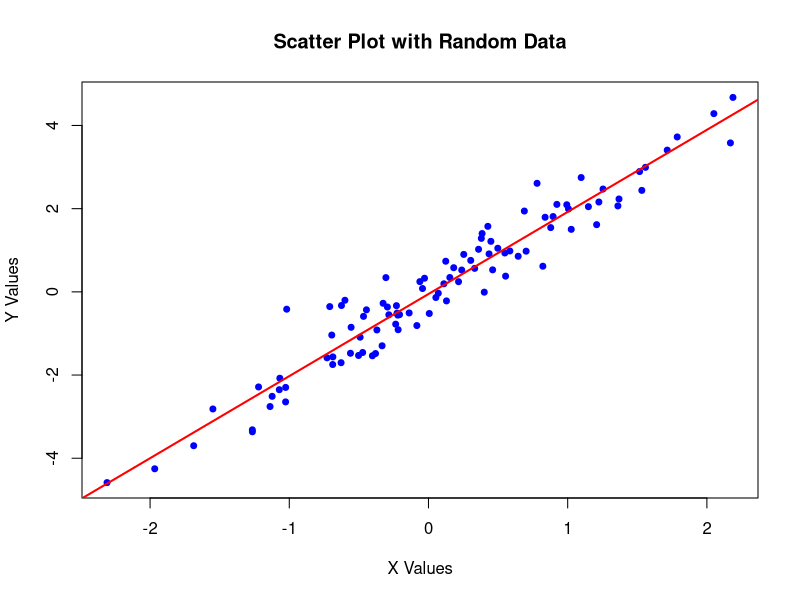

Reproduce this figure in R.
# R script to create a scatter plot and save it with a random filename

# Generate random data
set.seed(123)  # For reproducible results
x <- rnorm(100)
y <- 2*x + rnorm(100, sd=0.5)

# Create a random filename
random_name <- paste0("scatter_plot_", sample(1000:9999, 1), ".png")

# Create the scatter plot
png(random_name, width=800, height=600)
plot(x, y, 
     main="Scatter Plot with Random Data", 
     xlab="X Values", 
     ylab="Y Values",
     pch=19,  # solid circles
     col="blue",
     cex=0.8)  # size of points

# Add a regression line
abline(lm(y~x), col="red", lwd=2)

# Close the graphics device
dev.off()

cat("Scatter plot saved as:", random_name, "\n")
